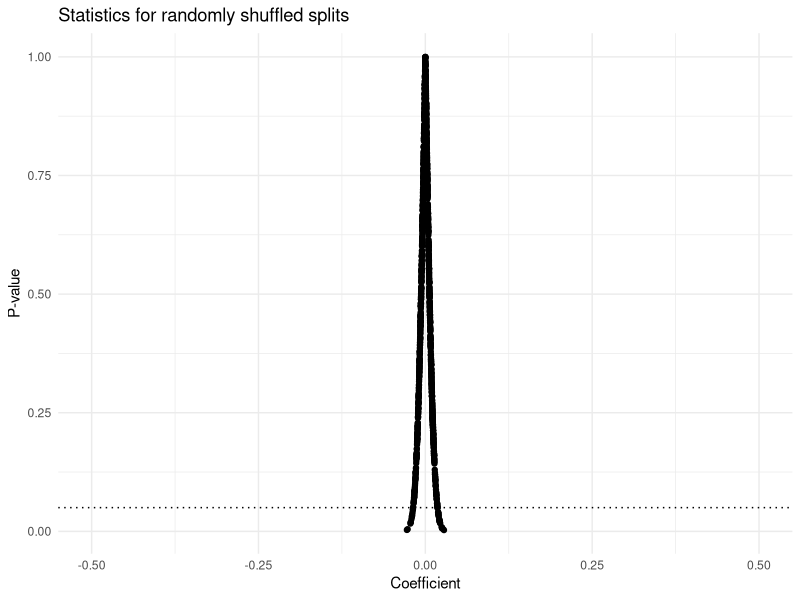

Source code (R):
## ---- chunk 1
library(tidyverse)
## ---- chunk 2
set.seed(1)

NUM_HACKS = 1000

X_MEAN = sample(1:1000, 1)
X_SD = sample(1:10, 1)
Y_MEAN = sample(1:1000, 1)
Y_SD = sample(1:10, 1)

x = rnorm(1000, mean=X_MEAN, sd=X_SD)
y = rnorm(1000, mean=Y_MEAN, sd=Y_SD)
## ---- chunk 3
test_coef = c()
test_p = c()
size_v = c()
for (i in c(1:NUM_HACKS)) {
  new_x = sample(x)
  new_test = summary(lm(y ~ new_x))
  test_coef[i] = new_test$coefficients[2]
  test_p[i] = new_test$coefficients[8]
}

d = data.frame(coef = test_coef,
               p = test_p)

d %>%
  ggplot(aes(x = test_coef,
             y = test_p)) +
  geom_point() +
  geom_hline(yintercept = .05, linetype = "dotted") +
  labs(x = "Coefficient",
       y = "P-value",
       title = "Statistics for randomly shuffled splits") +
  xlim(-.5, .5) +
  theme_minimal()
